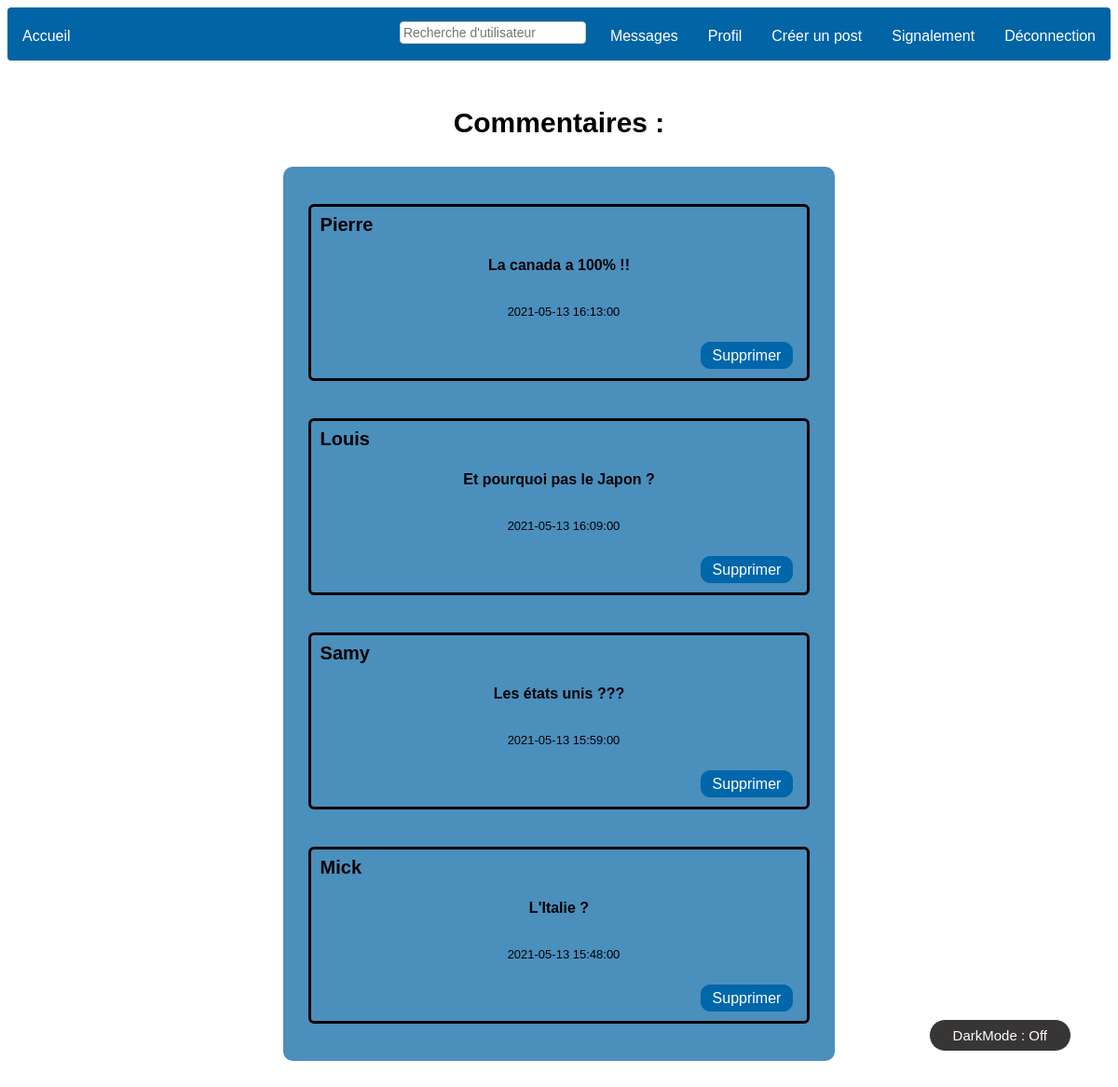
/WEBSITE/list_comment.php?id_post=2 (signed in), run on the app's committed database.
### tables this page shows
CREATE TABLE `comment` (
  `id` int(11) NOT NULL,
  `id_user` int(11) NOT NULL,
  `id_post` int(11) NOT NULL,
  `comment` text NOT NULL,
  `date` datetime NOT NULL
);

CREATE TABLE `users` (
  `id` int(11) NOT NULL,
  `pseudo` varchar(100) NOT NULL,
  `email` varchar(100) NOT NULL,
  `mot_de_passe` varchar(100) NOT NULL,
  `admin` tinyint(1) NOT NULL,
  `private` tinyint(1) NOT NULL,
  `bio` text DEFAULT NULL
);

### WEBSITE/list_comment.php (the view, shortened to what this page needs)
<?php
$bdd = new PDO('mysql:host=127.0.0.1;dbname=database', 'root', '');
include('menu.php');
if ($_GET["id_post"]) {
	$id_post = htmlspecialchars_decode($_GET["id_post"]);
	$sth = $bdd->prepare("SELECT * FROM comment WHERE id_post=? ORDER BY id DESC");
	$sth->execute(array($id_post));
	$size = $sth->rowCount();
	echo "<div class=\"header\"><h2>Commentaires :</h2></div>";
	echo "<ul class=\"posts\">";
	if ($size == 0) {
		echo "<li class=\"post\"><h3>Aucun commentaire<h3></li>";
	} else {
		while ($p = $sth->fetch()) {
			$user = $bdd->prepare("SELECT * FROM users WHERE id=?");
			$user->execute(array($p['id_user']));
			$user = $user->fetch();
			echo "<li class=\"post\">";
			echo "<div class=\"envoyeur\">" . $user["pseudo"] . "</div><br><br><strong><div class=\"message\">" . $p['comment'] . "</strong><br><br></div><div class=\"date\">" . $p['date'] . "</div>";
			if ($user['pseudo'] == $_SESSION["pseudo"] || isset($_SESSION['admin'])) {
				echo "<a style=\"text-decoration: none;\" class=\"delete\" href=\"delete_comment.php?id=" . $p["id"] . "\"><input type=\"button\" class=\"supprimer\" value=\"Supprimer\"</input></a>";
			}
			echo "</li>";
		}
	}
	echo "</ul>";
	include('darkmode.php');
}

### WEBSITE/CSS/style.css (style rules this page uses)
body { text-align: center; font-family: Arial, sans-serif; }
a:not([id="scrollUp"]) { color: black; }
input[type="button"]:not([class="follow"]):not([class="new_mes"]):not([class="report"]) { padding: 5px 12px 4px; color: #fff; background-color: #0067ab; font-size: 16px; border: 1px solid #0164a5; border-radius: 10px; margin-right: 15px; margin-bottom: 10px; float: right; display: block; cursor: pointer; }
ul[class="posts"] { list-style-type: none; margin: auto; margin-top: 30px; margin-bottom: 30px; padding: 0; overflow: hidden; background-color: #4b8fbd; width: 50%; border-radius: 10px; line-height: 25px; text-align: center; }
li[class="post"] { font-family: Arial, sans-serif; margin: auto; padding: 0; line-height: 25px; text-align: center; border: 3px solid rgb(8, 0, 0); width: 90%; margin-top: 40px; margin-bottom: 40px; border-radius: 6px; overflow: hidden; word-wrap: break-word; }
div[class="header"] { margin-top: 50px; font-size: 20px; font-family: Arial, sans-serif; }
div[class="envoyeur"] { margin-top: 7px; margin-bottom: 5px; margin-left: 10px; font-size: 20px; font-weight: bold; float: left; font-family: Arial, sans-serif; }
div[class="date"] { margin-bottom: 20px; font-size: 13px; font-weight: lighter; text-align: center; margin-left: 10px; }

### data on the page
comment: id_user.pseudo "Pierre", comment "La canada a 100% !!", date "2021-05-13 16:13:00"
comment: id_user.pseudo "Louis", comment "Et pourquoi pas le Japon ?", date "2021-05-13 16:09:00"
comment: id_user.pseudo "Samy", comment "Les états unis ???", date "2021-05-13 15:59:00"
comment: id_user.pseudo "Mick", comment "L'Italie ?", date "2021-05-13 15:48:00"
